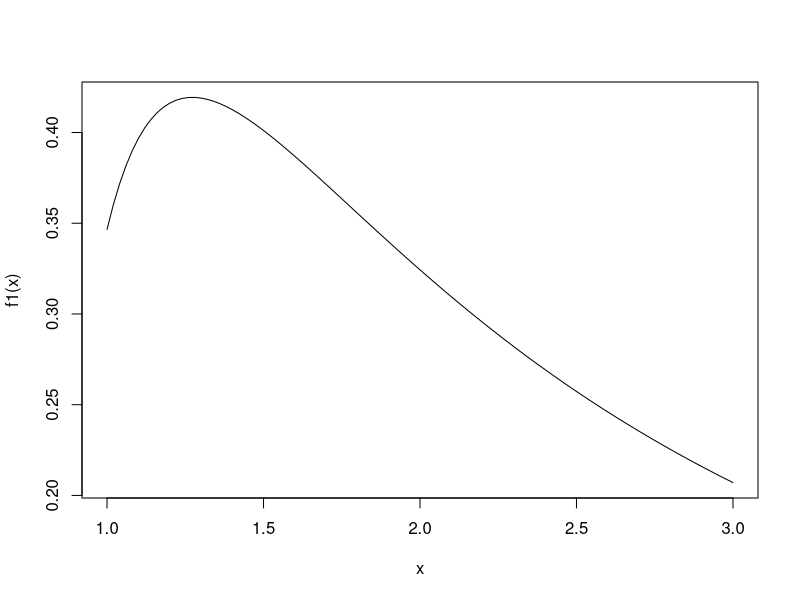

R code for this plot:
########################
###
### Leonard Mada
### [the one and only]
###
### Integrals:
### Moebius Transforms
###
### draft v.0.1a


### Integrals: Moebius Transforms

### Tr = Moebius Transform
# Tr((lower, upper)) = (upper, lower);
# f(Tr(x)) = k * f(x), where k = constant;

### Usage:
# - examples: P(Tr(x)) = - P(x);
# - f(x) = sin(P[odd](x))
#    => f(P(Tr(x)))  = - f(P(x));
#    => I( f(P(x)) ) = - I( f(P(x)) ) => I = 0;
# - f(x) = acos(P[odd](x))
#    => f(P(Tr(x))) = pi - f(P(x));
#    => I( f(P(x)) ) = pi/2;


##########################

###############
### History ###
###############


### draft v.0.1a:
# - moved to this file;
### [old]
# - from file: Integrals.Tricks.R;
### draft v.0.3c - v.0.3c-ex2:
# - definite integrals using Moebius Transform:
#   I( log(4*x-3) / (x*(3*x+1)) ) on c(1, 4);
#   I( log(5*x-3) / (x*(x+1)) ) on c(1, 3);
#   I( log(x-3) / (x*(3*x+1)) ) on c(5, 8);
### draft v.0.3a - v.0.3b:
# - Transformations:
#   f((a*x + b) / (c*x + d)) = - f(x);
# - added 2nd example;
# - acos() variant; [v.0.3b]


############################

######################
### Decompositions ###
######################

### Moebius Transform
### Tr(x) = (a*x + b) / (c*x + d)

### f(Tr(x)) = k * f(x)
# - where k = constant, e.g. k = -1;

### Examples:

### Ex 1:
# Tr(x) = (3*x+3) / (5*x - 3)
# Tr(c(1, 3)) = (3, 1);
# f1(x) = f(x) / (5*x - 3);
f1 = function(x) 1/(5*x-3) * sin(((1-2*sqrt(6)/3)*x+1) / ((1+2*sqrt(6)/3)*x + 1))
integrate(f1, lower=1, upper=3)
# I(f1)[1 -> 3] = 0


f2 = function(x) x/(5*x-3) * sin(((1-2*sqrt(6)/3)*x+1) / ((1+2*sqrt(6)/3)*x + 1))
f3 = function(x) 1/5 * sin(((1-2*sqrt(6)/3)*x+1) / ((1+2*sqrt(6)/3)*x + 1))
integrate(f2, lower=1, upper=3)
integrate(f3, lower=1, upper=3)

### relation between sin() & cos()
alpha = (1-2*sqrt(6)/3) / (1+2*sqrt(6)/3);
f1 = function(x) 1/(5*x-3) * sin((1 - alpha) / ((1+2*sqrt(6)/3)*x + 1))
f2 = function(x) 1/(5*x-3) * cos((1 - alpha) / ((1+2*sqrt(6)/3)*x + 1))
integrate(f1, lower=1, upper=3)
integrate(f2, lower=1, upper=3)$value * (- tan(alpha))


### Ex 1b:
f1 = function(x) 1/(5*x-3) * acos(((1-2*sqrt(6)/3)*x+1) / ((1+2*sqrt(6)/3)*x + 1))
f1.exact = function(x) pi/10 * log(5*x-3)
integrate(f1, lower=1, upper=3)
f1.exact(3) - f1.exact(1)

### Ex 1c:
f1 = function(x) log(5*x-3) / (x*(x+1));
f1.exact = function(x) 2 * log(5*x-3) *
	acos(((1-sqrt(8/3))*x+1) / ((1+sqrt(8/3))*x + 1)) +
	- pi * log(5*x-3);
integrate(f1, lower=1, upper=3)
f1.exact(3) - f1.exact(1)
# small numeric instability?

curve(f1(x), from=1, to=3)


#########

#########
### Ex 2:
# Tr(x) = (3*x+1) / (4*x - 3)
# Tr(c(1, 4)) = (4, 1);
# f1(x) = f(x) / (4*x - 3);
f1 = function(x) 1/(4*x-3) * sin(((3-sqrt(13))*x+1) / ((3+sqrt(13))*x + 1))
integrate(f1, lower=1, upper=4)


### Ex 2b:
f1 = function(x) 1/(4*x-3) * acos(((3-sqrt(13))*x+1) / ((3+sqrt(13))*x + 1))
f1.exact = function(x) pi/8 * log(4*x-3)
integrate(f1, lower=1, upper=4)
f1.exact(4) - f1.exact(1)


###
f1 = function(x) log(4*x-3) / (x*(3*x+1));
f1.exact = function(x) 2 * log(4*x-3) *
	acos(((3-sqrt(13))*x+1) / ((3+sqrt(13))*x + 1)) +
	- pi * log(4*x-3);
integrate(f1, lower=1, upper=4)
f1.exact(4) - f1.exact(1)
# small numeric instability?


#########

#########
### Ex 3:
# Tr(x) = (3*x+1) / (x - 3)
# Tr(c(5, 8)) = (8, 5);
# f1(x) = f(x) / (x - 3);
f1 = function(x) 1/(x-3) * sin(((3-sqrt(10))*x+1) / ((3+sqrt(10))*x + 1))
integrate(f1, lower=5, upper=8)


### Ex 3b:
f1 = function(x) 1/(x-3) * acos(((3-sqrt(10))*x+1) / ((3+sqrt(10))*x + 1))
f1.exact = function(x) pi/2 * log(x-3)
integrate(f1, lower=5, upper=8)
f1.exact(8) - f1.exact(5)


###
f1 = function(x) log(x-3) / (x*(3*x+1));
f1.exact = function(x) 2 * log(x-3) *
	acos(((3-sqrt(10))*x+1) / ((3+sqrt(10))*x + 1)) +
	- pi * log(x-3);
integrate(f1, lower=5, upper=8)
f1.exact(8) - f1.exact(5)
# small numeric instability?
